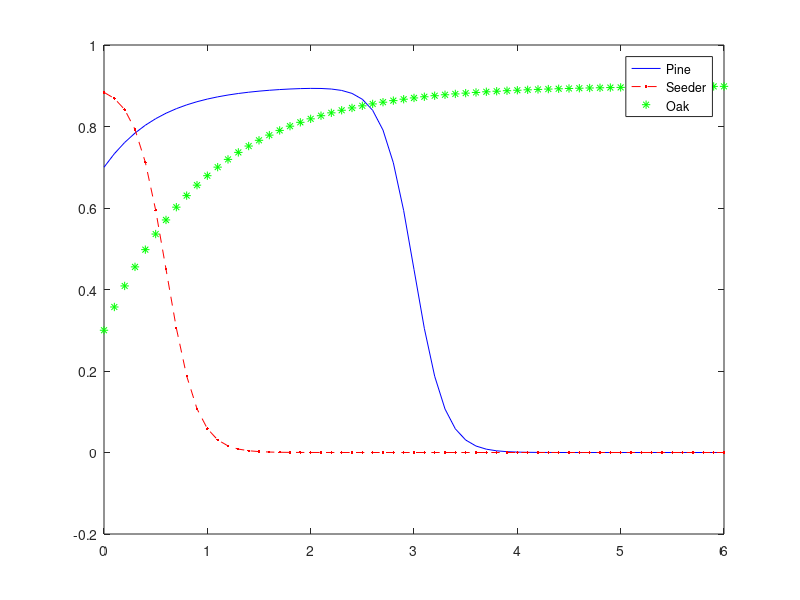

Write MATLAB code to recreate this figure.
% PINE
                  
                  Lit=0:0.1:6;
                  maxGP=0.9;
                  minGP=0;
                  ProbPZeroL=0.7;
                  LitThreshP=3;
                  ampP=0.3;
                  ProbGP=(maxGP+minGP)/2+(maxGP-minGP)/2*tanh((LitThreshP-Lit)/ampP)-(maxGP-ProbPZeroL)*exp(-2/LitThreshP*exp(1)*Lit);
                  plot(Lit,ProbGP, 'b')
                  xlabel('litter (cm)'), ylabel('Probability of establishment of pine')
                  axis([0 6 0 1])
                  pause
%SEEDER
                  Lit=0:0.1:6;
                  maxGS=0.9;
                  minGS=0;
                  LitThreshS=2;
                  ampS=0.3;
                  ProbGS=(maxGS+minGS)/2+(maxGS-minGS)/2*tanh(LitThreshS-Lit/ampS);
                  plot(Lit,ProbGS, 'r--.')
                  xlabel('litter (cm)'), ylabel('Probability of establishment of seeder')
                  axis([0 6 0 1])
                  pause

% OAK                  
                  Lit=0:0.1:6;
                  maxGQ=0.9;
                  minGQ=0.3
                  ProbGQ=maxGQ-(maxGQ-minGQ)*exp(-Lit);
                  plot(Lit,ProbGQ, 'g*')
                  xlabel('litter (cm)'), ylabel('Probability of establishment of oak')
                  axis([0 6 0 1])
                  pause
                  
% ALL TOGETHER
plot(Lit,ProbGP, 'b', Lit,ProbGS, 'r--.', Lit,ProbGQ, 'g*')
legend('Pine','Seeder','Oak')